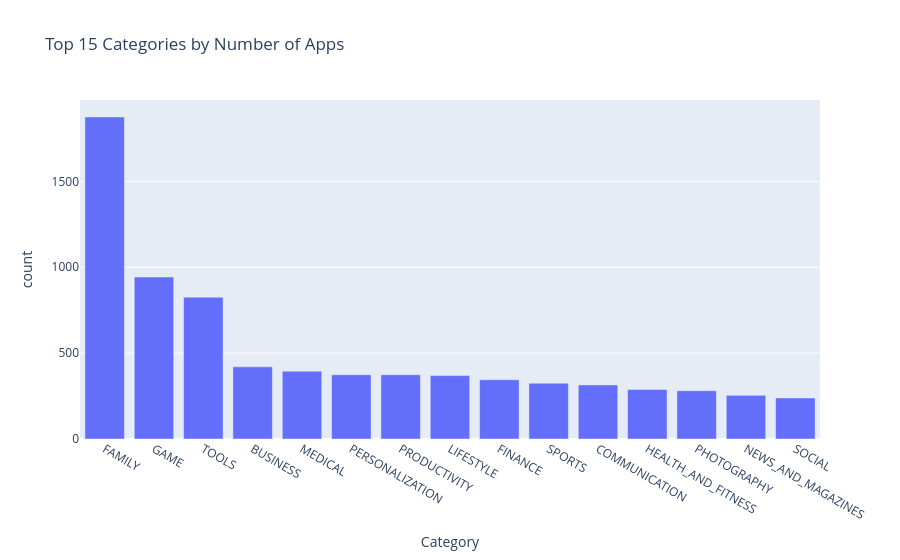

Notebook code for this chart:
### Markdown cell above
#### Which categories have the most apps available?

### Code cell
category_counts = df['Category'].value_counts().head(15).reset_index()
fig = px.bar(category_counts, x = 'Category', y = 'count', title='Top 15 Categories by Number of Apps')
fig

### Figure 1 — Plotly figure (JSON) as saved in the notebook; plotly's stock layout.template omitted (floating-point values rounded to 4 significant figures)
{"data": [{"hovertemplate": "Category=%{x}<br>count=%{y}<extra></extra>", "legendgroup": "", "marker": {"color": "#636efa", "pattern": {"shape": ""}}, "name": "", "orientation": "v", "showlegend": false, "textposition": "auto", "type": "bar", "x": ["FAMILY", "GAME", "TOOLS", "BUSINESS", "MEDICAL", "PERSONALIZATION", "PRODUCTIVITY", "LIFESTYLE", "FINANCE", "SPORTS", "COMMUNICATION", "HEALTH_AND_FITNESS", "PHOTOGRAPHY", "NEWS_AND_MAGAZINES", "SOCIAL"], "xaxis": "x", "y": [1875, 943, 826, 420, 395, 374, 374, 369, 345, 325, 315, 288, 281, 254, 239], "yaxis": "y"}], "layout": {"barmode": "relative", "legend": {"tracegroupgap": 0}, "title": {"text": "Top 15 Categories by Number of Apps"}, "xaxis": {"anchor": "y", "domain": [0, 1], "title": {"text": "Category"}}, "yaxis": {"anchor": "x", "domain": [0, 1], "title": {"text": "count"}}}}
